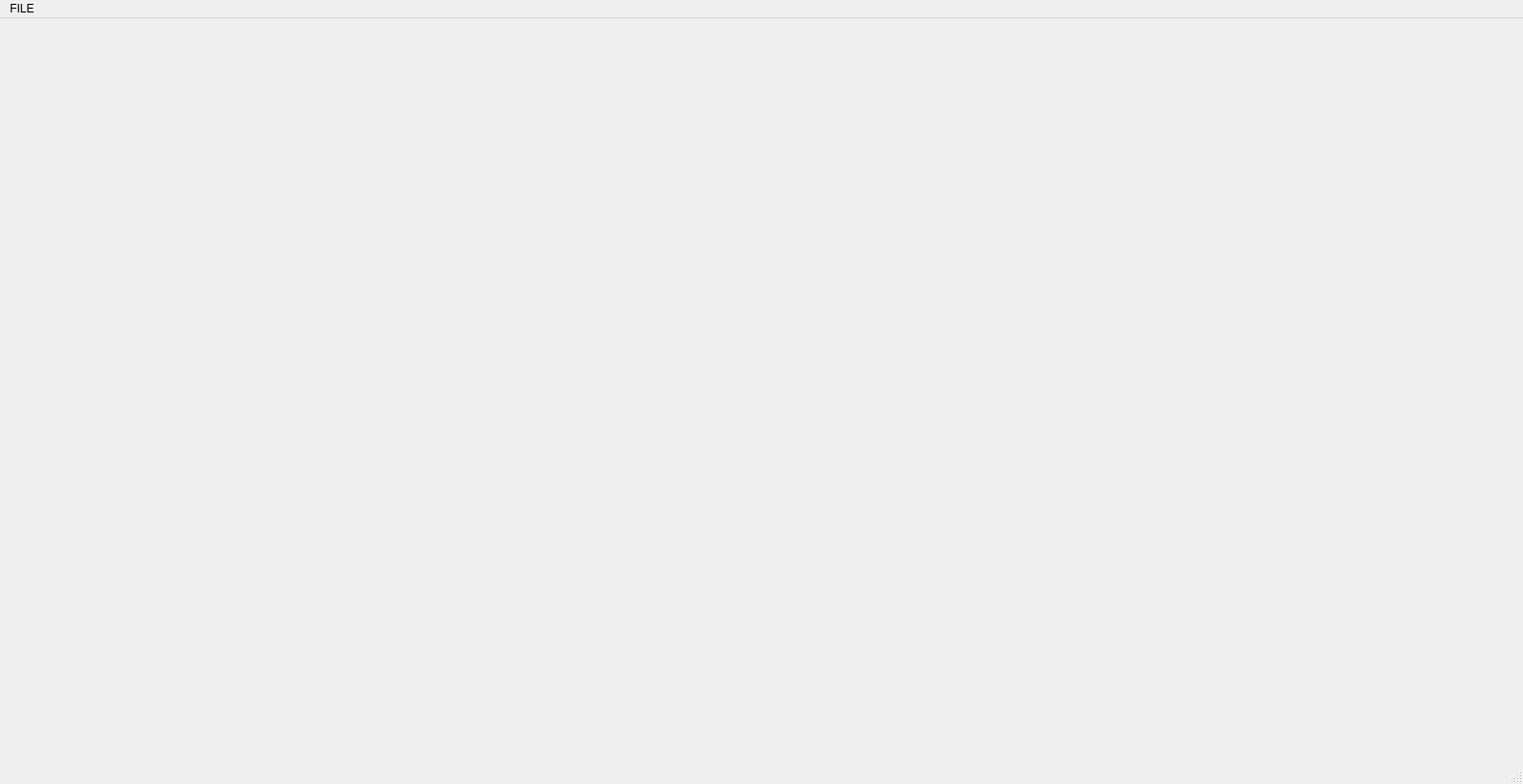
<?xml version="1.0" encoding="UTF-8"?>
<ui version="4.0">
 <class>ROSGUI</class>
 <widget class="QMainWindow" name="ROSGUI">
  <property name="windowModality">
   <enum>Qt::WindowModal</enum>
  </property>
  <property name="geometry">
   <rect>
    <x>0</x>
    <y>0</y>
    <width>1587</width>
    <height>817</height>
   </rect>
  </property>
  <property name="sizePolicy">
   <sizepolicy hsizetype="Preferred" vsizetype="Preferred">
    <horstretch>0</horstretch>
    <verstretch>0</verstretch>
   </sizepolicy>
  </property>
  <property name="sizeIncrement">
   <size>
    <width>0</width>
    <height>0</height>
   </size>
  </property>
  <property name="mouseTracking">
   <bool>false</bool>
  </property>
  <property name="windowTitle">
   <string>ROSGUI</string>
  </property>
  <property name="windowIcon">
   <iconset resource="resources.qrc">
    <normaloff>:/images/img/ROS_INDUSTRIAL.png</normaloff>:/images/img/ROS_INDUSTRIAL.png</iconset>
  </property>
  <property name="autoFillBackground">
   <bool>false</bool>
  </property>
  <property name="animated">
   <bool>false</bool>
  </property>
  <property name="documentMode">
   <bool>false</bool>
  </property>
  <property name="tabShape">
   <enum>QTabWidget::Rounded</enum>
  </property>
  <property name="dockNestingEnabled">
   <bool>false</bool>
  </property>
  <widget class="QWidget" name="centralWidget">
   <property name="sizePolicy">
    <sizepolicy hsizetype="Preferred" vsizetype="Preferred">
     <horstretch>0</horstretch>
     <verstretch>0</verstretch>
    </sizepolicy>
   </property>
   <property name="focusPolicy">
    <enum>Qt::NoFocus</enum>
   </property>
   <property name="contextMenuPolicy">
    <enum>Qt::PreventContextMenu</enum>
   </property>
   <property name="layoutDirection">
    <enum>Qt::LeftToRight</enum>
   </property>
   <layout class="QGridLayout" name="gridLayout"/>
  </widget>
  <widget class="QMenuBar" name="menuBar">
   <property name="geometry">
    <rect>
     <x>0</x>
     <y>0</y>
     <width>1587</width>
     <height>19</height>
    </rect>
   </property>
   <widget class="QMenu" name="menuFILE">
    <property name="title">
     <string>FILE</string>
    </property>
    <addaction name="actionOpen"/>
    <addaction name="actionSave"/>
    <addaction name="actionSave_as"/>
    <addaction name="actionExit"/>
    <addaction name="actionHHH"/>
   </widget>
   <addaction name="menuFILE"/>
  </widget>
  <widget class="QStatusBar" name="statusBar"/>
  <action name="actionOpen">
   <property name="text">
    <string>Open</string>
   </property>
   <property name="shortcut">
    <string>Ctrl+O</string>
   </property>
  </action>
  <action name="actionSave">
   <property name="text">
    <string>Save</string>
   </property>
   <property name="shortcut">
    <string>Ctrl+S</string>
   </property>
  </action>
  <action name="actionSave_as">
   <property name="text">
    <string>Save as</string>
   </property>
  </action>
  <action name="actionExit">
   <property name="text">
    <string>Exit</string>
   </property>
   <property name="shortcut">
    <string>Ctrl+E</string>
   </property>
  </action>
  <action name="actionTF_RVIZ">
   <property name="text">
    <string>TF RVIZ</string>
   </property>
  </action>
  <action name="actionHHH">
   <property name="text">
    <string>HHH</string>
   </property>
  </action>
 </widget>
 <layoutdefault spacing="6" margin="11"/>
 <resources>
  <include location="resources.qrc"/>
 </resources>
 <connections/>
</ui>
